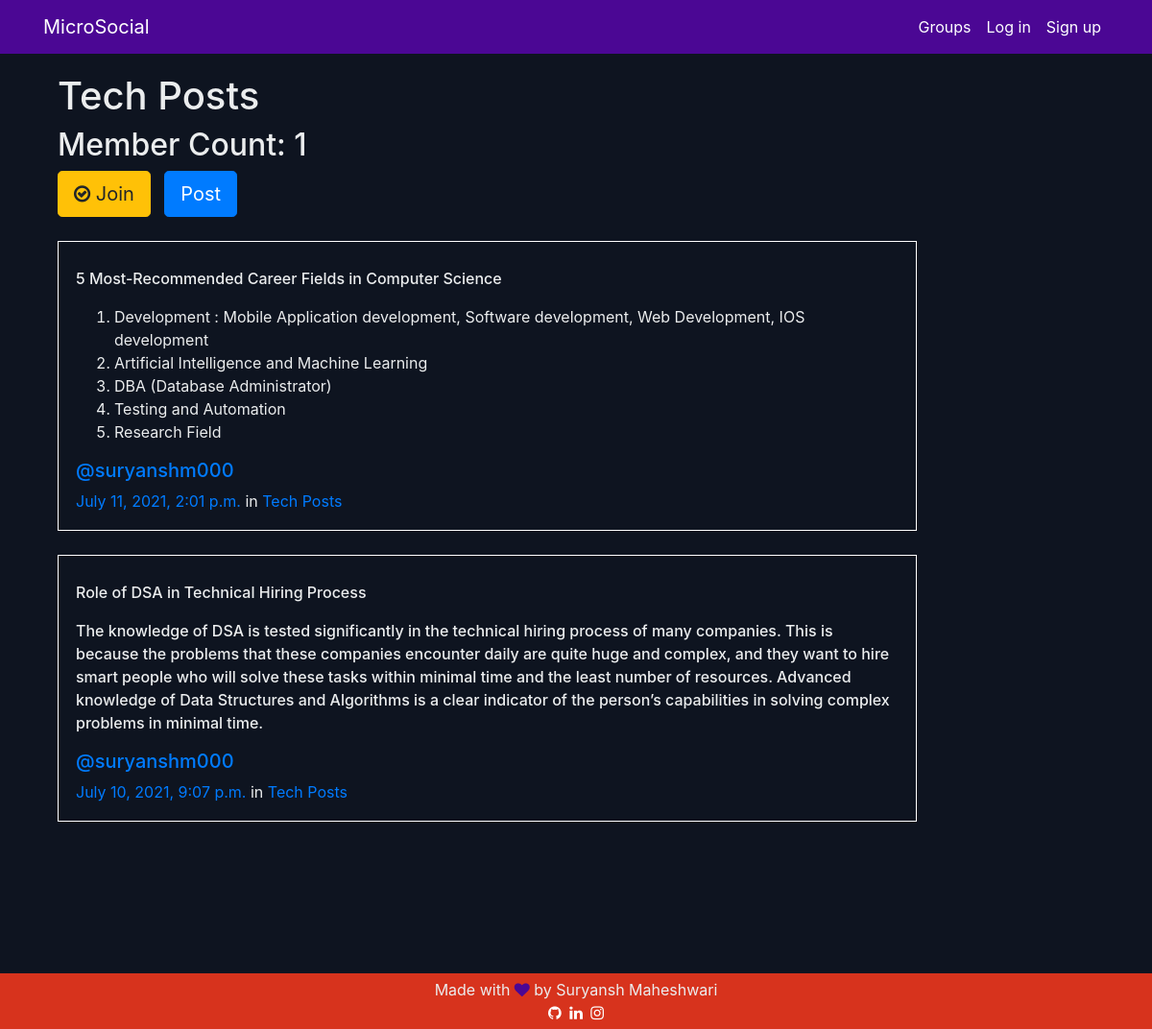
Before: /groups/posts/in/tech-posts/ with the older database file.
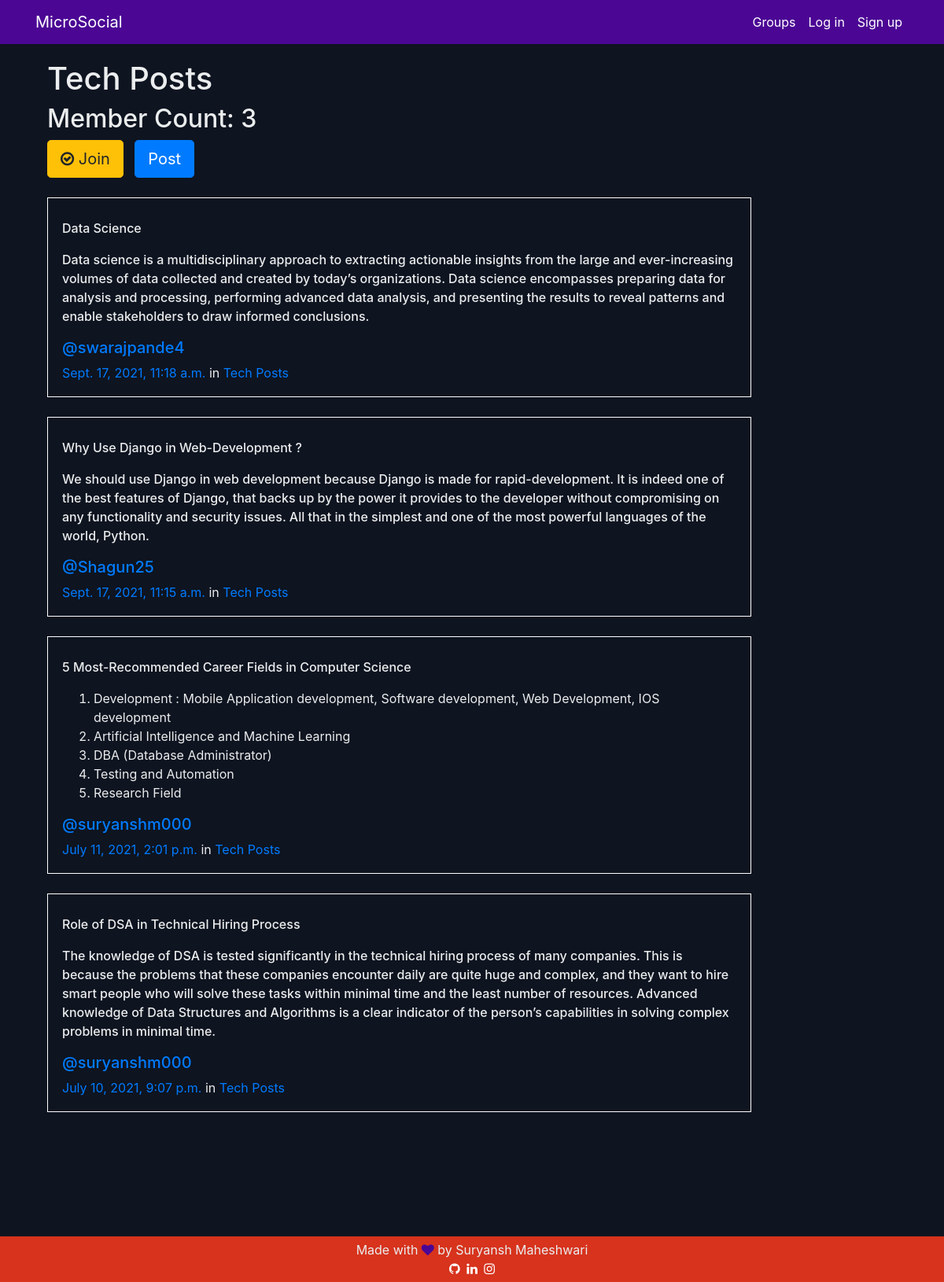
After: the same page with the newer database file.
### groups/models.py (models this page shows, shortened)
class Group(models.Model):
    name = models.CharField(max_length=255, unique=True)
    slug = models.SlugField(allow_unicode=True, unique=True)
    description = models.TextField(blank=True, default='')
    description_html = models.TextField(editable=False, default='', blank=True)
    members = models.ManyToManyField(User,through="GroupMember")
    class Meta:
        ordering = ["name"]

### posts/models.py (models this page shows, shortened)
class Post(models.Model):
    user = models.ForeignKey(User, related_name="posts",on_delete=models.CASCADE)
    created_at = models.DateTimeField(auto_now=True)
    message = models.TextField()
    message_html = models.TextField(editable=False)
    group = models.ForeignKey(Group, related_name="posts",null=True, blank=True,on_delete=models.CASCADE)
    class Meta:
        ordering = ["-created_at"]
        unique_together = ["user", "message"]

### groups/views.py (the view)
# urls.py: path("posts/in/<slug>/",views.SingleGroup.as_view(),name="single"),
class SingleGroup(generic.DetailView):
    model = Group

### groups/templates/groups/group_detail.html
{% extends "groups/group_base.html" %}
{% block pregroup %}
<div class="container">
  <h1>{{group.name}}</h1>
  <h2> Member Count: {{group.members.count}}</h2>
  <div class="content">
      {% if user in group.members.all %}
      <a href="{% url 'groups:leave' slug=group.slug %}" class="btn btn-lg btn-warning"><span class="fa fa-times-circle-o"></span> Leave</a>
      {% else %}
      <a href="{% url 'groups:join' slug=group.slug %}" class="btn btn-lg btn-warning"><span class="fa fa-check-circle-o"></span> Join</a>
      {% endif %}
      <a href="{% url 'posts:create' %}" class="btn btn-primary btn-lg" style="margin-left: 10px;">Post</a>
    </div>
</div>
{% endblock %}
{% block group_content %}
<div class="col-md-10">
    {% if group.posts.count == 0 %}
    <h2>No posts in this group yet!</h2>
    {% else %}
        {% for post in group.posts.all %}
            {% include "posts/_post.html" %}
        {% endfor %}
    {% endif %}
</div>
{% endblock %}

### groups/templates/groups/group_base.html (shortened to what this page needs)
{% extends "base.html" %}
{% block content %}
<div class="container">
  <div class="row">
    {% block pregroup %}{% endblock %}
    {% block group_content %}{% endblock %}
  </div>
</div>
{% endblock %}

### templates/base.html (shortened to what this page needs)
<!DOCTYPE html>
{% load static %}
<html>
  <head>
    <link rel="stylesheet" href="https://stackpath.bootstrapcdn.com/bootstrap/4.1.3/css/bootstrap.min.css"
>
    <link href="https://maxcdn.bootstrapcdn.com/font-awesome/4.7.0/css/font-awesome.min.css" rel="stylesheet">
    <link rel="stylesheet" href="{% static 'microsocial/css/master.css'%}">
  </head>
<body>
  <nav class="navbar navbar-expand-lg mynav" role="navigation" id="navbar">
    <div class="container">
      <div class="navbar-nav align-items-center">
        <a class="navbar-brand mynav textcolor" href="{% url 'home' %}">MicroSocial</a>
      </div>
      <div class="collapse navbar-collapse" id="bs-example-navbar-collapse-1">
        <div class="navbar-nav ml-auto">
          {% if user.is_authenticated %}
            <a class="nav-item nav-link textcolor" href="{% url 'posts:create' %}" class="btn btn-simple">Post</a>
            <a class="nav-item nav-link textcolor" href="{% url 'groups:all' %}" class="btn btn-simple">Groups</a>
            <a class="nav-item nav-link textcolor" href="{% url 'groups:create' %}" class="btn btn-simple">Create Group</a>
            <a class="nav-item nav-link textcolor" href="{% url 'accounts:logout' %}" class="btn btn-simple">Log out</a>
          {% else %}
            <a class="nav-item nav-link textcolor" href="{% url 'groups:all' %}"class="btn btn-simple">Groups</a>
            <a class="nav-item nav-link textcolor" href="{% url 'accounts:login' %}" class="btn btn-simple">Log in</a>
            <a class="nav-item nav-link textcolor" href="{% url 'accounts:signup' %}" class="btn btn-simple">Sign up</a>
          {% endif %}
        </div>
      </div>
    </div>
  </nav>
  <div class="container mycontent">
    {% block content %}
    {% endblock %}
  </div>
  <canvas id="canvas"></canvas>
  <footer>
    <div>Made with
      <i class="fa fa-heart " style="color: #4b0794;" ></i>
      by Suryansh Maheshwari
    </div>
    <div>
      <a href="https://github.com/Suryanshm000"><i class='fa fa-github'></i></a>
      <a href="https://www.linkedin.com/in/suryansh-maheshwari-341a641b7/"><i class='fa fa-linkedin'></i></a>
      <a href="https://www.instagram.com/suryam_000/"><i class='fa fa-instagram'></i></a>
    </div>
  </footer>
</body>
</html>

### posts/templates/posts/_post.html (shortened to what this page needs)
<div class="media">
	<div class="media-body">
		<p>{{ post.message_html|safe }}</p>
		<h5 ><a href="{% url 'posts:for_user' username=post.user.username %}">@{{ post.user.username }}</a></h5>
		<time class="time"><a href="{% url 'posts:single' username=post.user.username pk=post.pk %}">{{ post.created_at }}</a></time>
		{% if post.group %}
		<span class="group-name">in <a href="{% url 'groups:single' slug=post.group.slug %}">{{ post.group.name }}</a></span>
		{% endif %}
	</div>
</div>

### static/microsocial/css/master.css (style rules this page uses)
body { margin: 0px; background-color: #0e1420; color:#ebedee; }
footer { background-color: #D7331D; text-align: center; padding: 5px; position: fixed; bottom: 0; width: 100%; }
footer a { margin: 2px; color: white; }
nav { background-color: #4b0794; }
.textcolor { color: white; }
.media { margin-top: 25px; border: 0.2px solid white; padding: 18px; padding-top: 10px; }
.media div p { font-weight: 500; }
.mycontent { padding-top: 20px; padding-bottom: 60px; }

Changed rows visible on the page:
computed for Group "Tech Posts": members.count "1" → "3"
added Post: message_html "Data Science Data science is a multidisciplinary approach to extracting actionable insights from the large and ever-increasing volumes of data collected and created by today’s organizations. Data science encompasses preparing data for analysis and processing, performing advanced data analysis, and presenting the results to reveal patterns and enable stakeholders to draw informed conclusions.", user.username "swarajpande4", created_at "Sept. 17, 2021, 11:18 a.m.", group.name "Tech Posts"
added Post: message_html "Why Use Django in Web-Development ? We should use Django in web development because Django is made for rapid-development. It is indeed one of the best features of Django, that backs up by the power it provides to the developer without compromising on any functionality and security issues. All that in the simplest and one of the most powerful languages of the world, Python.", user.username "Shagun25", created_at "Sept. 17, 2021, 11:15 a.m.", group.name "Tech Posts"
